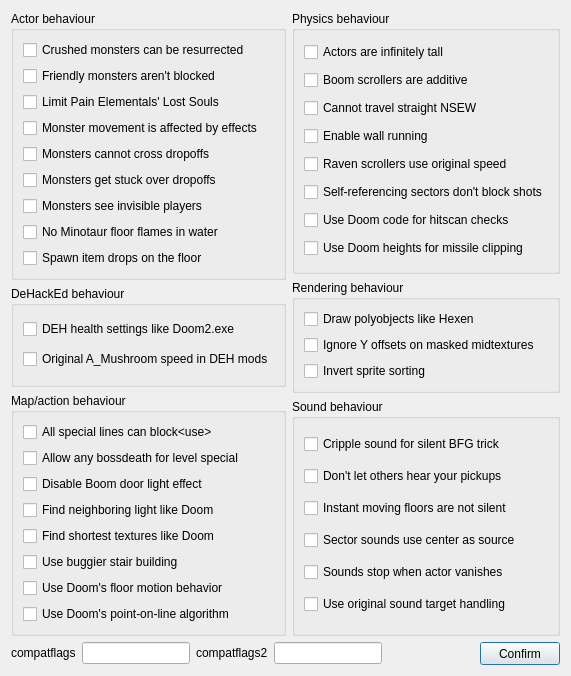
<?xml version="1.0" encoding="UTF-8"?>
<ui version="4.0">
 <class>CompatFlagsDialog</class>
 <widget class="QDialog" name="CompatFlagsDialog">
  <property name="windowModality">
   <enum>Qt::WindowModal</enum>
  </property>
  <property name="geometry">
   <rect>
    <x>0</x>
    <y>0</y>
    <width>542</width>
    <height>590</height>
   </rect>
  </property>
  <property name="windowTitle">
   <string>Dialog</string>
  </property>
  <layout class="QGridLayout" name="gridLayout">
   <item row="0" column="0" rowspan="2">
    <widget class="QGroupBox" name="groupBox">
     <property name="sizePolicy">
      <sizepolicy hsizetype="MinimumExpanding" vsizetype="MinimumExpanding">
       <horstretch>0</horstretch>
       <verstretch>0</verstretch>
      </sizepolicy>
     </property>
     <property name="title">
      <string>Actor behaviour</string>
     </property>
     <layout class="QVBoxLayout" name="verticalLayout">
      <item>
       <widget class="QCheckBox" name="checkBox">
        <property name="toolTip">
         <string>&lt;html&gt;&lt;head/&gt;&lt;body&gt;&lt;p&gt;Corpses under a vertical door or crusher are changed into gibs, rather than replaced by a different actor, if they do not have a custom Crush state. This allows an arch-vile or similar monster to resurrect them. By default, actors without a custom Crush state are removed entirely and can therefore not be raised from the dead.&lt;/p&gt;&lt;/body&gt;&lt;/html&gt;</string>
        </property>
        <property name="text">
         <string>Crushed monsters can be resurrected</string>
        </property>
       </widget>
      </item>
      <item>
       <widget class="QCheckBox" name="checkBox_2">
        <property name="text">
         <string>Friendly monsters aren't blocked</string>
        </property>
       </widget>
      </item>
      <item>
       <widget class="QCheckBox" name="checkBox_3">
        <property name="text">
         <string>Limit Pain Elementals' Lost Souls</string>
        </property>
       </widget>
      </item>
      <item>
       <widget class="QCheckBox" name="checkBox_4">
        <property name="text">
         <string>Monster movement is affected by effects</string>
        </property>
       </widget>
      </item>
      <item>
       <widget class="QCheckBox" name="checkBox_5">
        <property name="text">
         <string>Monsters cannot cross dropoffs</string>
        </property>
       </widget>
      </item>
      <item>
       <widget class="QCheckBox" name="checkBox_6">
        <property name="text">
         <string>Monsters get stuck over dropoffs</string>
        </property>
       </widget>
      </item>
      <item>
       <widget class="QCheckBox" name="checkBox_7">
        <property name="text">
         <string>Monsters see invisible players</string>
        </property>
       </widget>
      </item>
      <item>
       <widget class="QCheckBox" name="checkBox_8">
        <property name="text">
         <string>No Minotaur floor flames in water</string>
        </property>
       </widget>
      </item>
      <item>
       <widget class="QCheckBox" name="checkBox_9">
        <property name="text">
         <string>Spawn item drops on the floor</string>
        </property>
       </widget>
      </item>
     </layout>
    </widget>
   </item>
   <item row="0" column="1">
    <widget class="QGroupBox" name="groupBox_4">
     <property name="sizePolicy">
      <sizepolicy hsizetype="MinimumExpanding" vsizetype="MinimumExpanding">
       <horstretch>0</horstretch>
       <verstretch>0</verstretch>
      </sizepolicy>
     </property>
     <property name="title">
      <string>Physics behaviour</string>
     </property>
     <layout class="QVBoxLayout" name="verticalLayout_2">
      <item>
       <widget class="QCheckBox" name="checkBox_20">
        <property name="text">
         <string>Actors are infinitely tall</string>
        </property>
       </widget>
      </item>
      <item>
       <widget class="QCheckBox" name="checkBox_21">
        <property name="text">
         <string>Boom scrollers are additive</string>
        </property>
       </widget>
      </item>
      <item>
       <widget class="QCheckBox" name="checkBox_22">
        <property name="text">
         <string>Cannot travel straight NSEW</string>
        </property>
       </widget>
      </item>
      <item>
       <widget class="QCheckBox" name="checkBox_23">
        <property name="text">
         <string>Enable wall running</string>
        </property>
       </widget>
      </item>
      <item>
       <widget class="QCheckBox" name="checkBox_24">
        <property name="text">
         <string>Raven scrollers use original speed</string>
        </property>
       </widget>
      </item>
      <item>
       <widget class="QCheckBox" name="checkBox_25">
        <property name="text">
         <string>Self-referencing sectors don't block shots</string>
        </property>
       </widget>
      </item>
      <item>
       <widget class="QCheckBox" name="checkBox_26">
        <property name="text">
         <string>Use Doom code for hitscan checks</string>
        </property>
       </widget>
      </item>
      <item>
       <widget class="QCheckBox" name="checkBox_27">
        <property name="text">
         <string>Use Doom heights for missile clipping</string>
        </property>
       </widget>
      </item>
     </layout>
    </widget>
   </item>
   <item row="1" column="1" rowspan="3">
    <widget class="QGroupBox" name="groupBox_5">
     <property name="sizePolicy">
      <sizepolicy hsizetype="MinimumExpanding" vsizetype="MinimumExpanding">
       <horstretch>0</horstretch>
       <verstretch>0</verstretch>
      </sizepolicy>
     </property>
     <property name="title">
      <string>Rendering behaviour</string>
     </property>
     <layout class="QVBoxLayout" name="verticalLayout_4">
      <item>
       <widget class="QCheckBox" name="checkBox_28">
        <property name="text">
         <string>Draw polyobjects like Hexen</string>
        </property>
       </widget>
      </item>
      <item>
       <widget class="QCheckBox" name="checkBox_29">
        <property name="text">
         <string>Ignore Y offsets on masked midtextures</string>
        </property>
       </widget>
      </item>
      <item>
       <widget class="QCheckBox" name="checkBox_30">
        <property name="text">
         <string>Invert sprite sorting</string>
        </property>
       </widget>
      </item>
     </layout>
    </widget>
   </item>
   <item row="2" column="0">
    <widget class="QGroupBox" name="groupBox_2">
     <property name="sizePolicy">
      <sizepolicy hsizetype="MinimumExpanding" vsizetype="MinimumExpanding">
       <horstretch>0</horstretch>
       <verstretch>0</verstretch>
      </sizepolicy>
     </property>
     <property name="title">
      <string>DeHackEd behaviour</string>
     </property>
     <layout class="QVBoxLayout" name="verticalLayout_3">
      <item>
       <widget class="QCheckBox" name="checkBox_10">
        <property name="text">
         <string>DEH health settings like Doom2.exe</string>
        </property>
       </widget>
      </item>
      <item>
       <widget class="QCheckBox" name="checkBox_11">
        <property name="text">
         <string>Original A_Mushroom speed in DEH mods</string>
        </property>
       </widget>
      </item>
     </layout>
    </widget>
   </item>
   <item row="3" column="0" rowspan="2">
    <widget class="QGroupBox" name="groupBox_3">
     <property name="sizePolicy">
      <sizepolicy hsizetype="MinimumExpanding" vsizetype="MinimumExpanding">
       <horstretch>0</horstretch>
       <verstretch>0</verstretch>
      </sizepolicy>
     </property>
     <property name="title">
      <string>Map/action behaviour</string>
     </property>
     <layout class="QVBoxLayout" name="verticalLayout_5">
      <item>
       <widget class="QCheckBox" name="checkBox_12">
        <property name="text">
         <string>All special lines can block&lt;use&gt;</string>
        </property>
       </widget>
      </item>
      <item>
       <widget class="QCheckBox" name="checkBox_13">
        <property name="text">
         <string>Allow any bossdeath for level special</string>
        </property>
       </widget>
      </item>
      <item>
       <widget class="QCheckBox" name="checkBox_14">
        <property name="text">
         <string>Disable Boom door light effect</string>
        </property>
       </widget>
      </item>
      <item>
       <widget class="QCheckBox" name="checkBox_15">
        <property name="text">
         <string>Find neighboring light like Doom</string>
        </property>
       </widget>
      </item>
      <item>
       <widget class="QCheckBox" name="checkBox_16">
        <property name="text">
         <string>Find shortest textures like Doom</string>
        </property>
       </widget>
      </item>
      <item>
       <widget class="QCheckBox" name="checkBox_17">
        <property name="text">
         <string>Use buggier stair building</string>
        </property>
       </widget>
      </item>
      <item>
       <widget class="QCheckBox" name="checkBox_18">
        <property name="text">
         <string>Use Doom's floor motion behavior</string>
        </property>
       </widget>
      </item>
      <item>
       <widget class="QCheckBox" name="checkBox_19">
        <property name="text">
         <string>Use Doom's point-on-line algorithm</string>
        </property>
       </widget>
      </item>
     </layout>
    </widget>
   </item>
   <item row="4" column="1">
    <widget class="QGroupBox" name="groupBox_6">
     <property name="sizePolicy">
      <sizepolicy hsizetype="MinimumExpanding" vsizetype="MinimumExpanding">
       <horstretch>0</horstretch>
       <verstretch>0</verstretch>
      </sizepolicy>
     </property>
     <property name="title">
      <string>Sound behaviour</string>
     </property>
     <layout class="QVBoxLayout" name="verticalLayout_6">
      <item>
       <widget class="QCheckBox" name="checkBox_31">
        <property name="text">
         <string>Cripple sound for silent BFG trick</string>
        </property>
       </widget>
      </item>
      <item>
       <widget class="QCheckBox" name="checkBox_32">
        <property name="text">
         <string>Don't let others hear your pickups</string>
        </property>
       </widget>
      </item>
      <item>
       <widget class="QCheckBox" name="checkBox_33">
        <property name="text">
         <string>Instant moving floors are not silent</string>
        </property>
       </widget>
      </item>
      <item>
       <widget class="QCheckBox" name="checkBox_34">
        <property name="text">
         <string>Sector sounds use center as source </string>
        </property>
       </widget>
      </item>
      <item>
       <widget class="QCheckBox" name="checkBox_35">
        <property name="text">
         <string>Sounds stop when actor vanishes</string>
        </property>
       </widget>
      </item>
      <item>
       <widget class="QCheckBox" name="checkBox_36">
        <property name="text">
         <string>Use original sound target handling</string>
        </property>
       </widget>
      </item>
     </layout>
    </widget>
   </item>
   <item row="5" column="0" colspan="2">
    <layout class="QHBoxLayout" name="horizontalLayout">
     <item>
      <widget class="QLabel" name="dmflags1_label">
       <property name="sizePolicy">
        <sizepolicy hsizetype="Minimum" vsizetype="Fixed">
         <horstretch>0</horstretch>
         <verstretch>0</verstretch>
        </sizepolicy>
       </property>
       <property name="text">
        <string>compatflags</string>
       </property>
      </widget>
     </item>
     <item>
      <widget class="QLineEdit" name="dmflags1_line">
       <property name="sizePolicy">
        <sizepolicy hsizetype="Minimum" vsizetype="Fixed">
         <horstretch>0</horstretch>
         <verstretch>0</verstretch>
        </sizepolicy>
       </property>
       <property name="minimumSize">
        <size>
         <width>75</width>
         <height>20</height>
        </size>
       </property>
       <property name="maxLength">
        <number>128</number>
       </property>
      </widget>
     </item>
     <item>
      <widget class="QLabel" name="dmflags2_label">
       <property name="sizePolicy">
        <sizepolicy hsizetype="Minimum" vsizetype="Fixed">
         <horstretch>0</horstretch>
         <verstretch>0</verstretch>
        </sizepolicy>
       </property>
       <property name="text">
        <string>compatflags2</string>
       </property>
      </widget>
     </item>
     <item>
      <widget class="QLineEdit" name="dmflags2_line">
       <property name="sizePolicy">
        <sizepolicy hsizetype="Minimum" vsizetype="Fixed">
         <horstretch>0</horstretch>
         <verstretch>0</verstretch>
        </sizepolicy>
       </property>
       <property name="minimumSize">
        <size>
         <width>75</width>
         <height>20</height>
        </size>
       </property>
       <property name="text">
        <string/>
       </property>
       <property name="maxLength">
        <number>128</number>
       </property>
      </widget>
     </item>
     <item>
      <spacer name="horizontalSpacer">
       <property name="orientation">
        <enum>Qt::Horizontal</enum>
       </property>
       <property name="sizeHint" stdset="0">
        <size>
         <width>0</width>
         <height>0</height>
        </size>
       </property>
      </spacer>
     </item>
     <item>
      <widget class="QPushButton" name="confirm_btn">
       <property name="minimumSize">
        <size>
         <width>0</width>
         <height>23</height>
        </size>
       </property>
       <property name="text">
        <string>Confirm</string>
       </property>
      </widget>
     </item>
    </layout>
   </item>
  </layout>
 </widget>
 <resources/>
 <connections/>
</ui>
